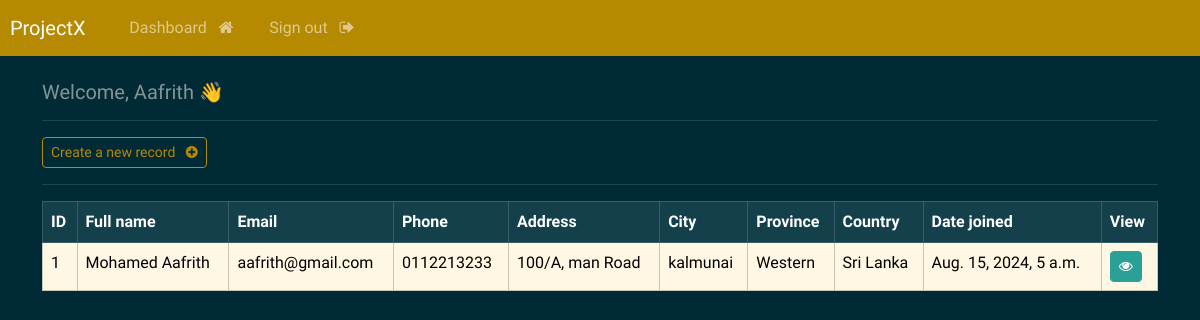
The app's page /dashboard (signed in), older data.
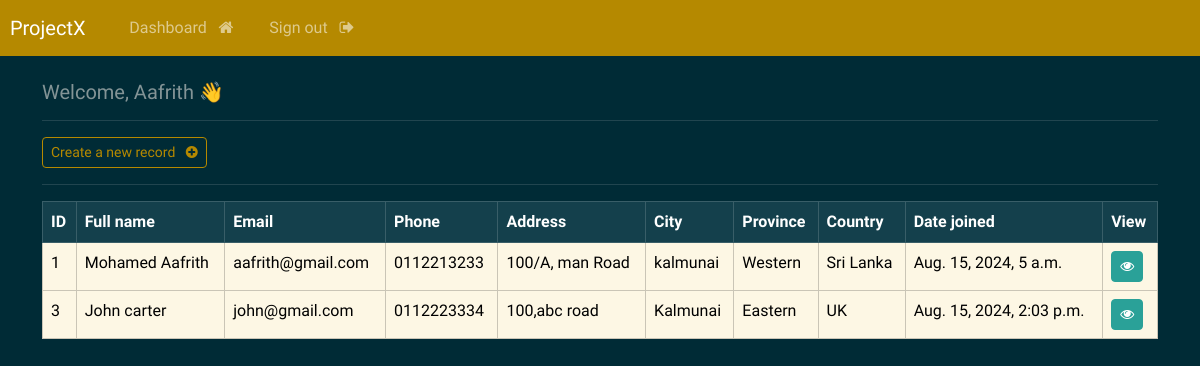
The same page, newer data.
### webapp/models.py (models this page shows, shortened)
class Record(models.Model):
    creation_date = models.DateTimeField(auto_now_add=True)
    first_name = models.CharField(max_length=100)
    last_name = models.CharField(max_length=100)
    email = models.CharField(max_length=255)
    phone = models.CharField(max_length=20)
    address = models.CharField(max_length=300)
    city = models.CharField(max_length=255)
    province = models.CharField(max_length=200)
    country = models.CharField(max_length=125)

### webapp/views.py (the view)
# urls.py: path('dashboard', views.dashboard, name='dashboard'),
@login_required(login_url='my-login')
def dashboard(request):
    my_records = Record.objects.all()
    context = {'records': my_records}
    return render(request, 'webapp/dashboard.html', context=context)

### webapp/templates/webapp/dashboard.html
{% extends 'webapp/base.html' %}
{% block content %}
    <h5>Welcome, {{user}} 👋</h5>
    <hr>
    <a class="btn btn-outline-primary btn-sm" href="{% url 'create-record' %}">Create a new record &nbsp; <i class="fa fa-plus-circle" aria-hidden="true"></i></a>
    <hr>
    <table class="table table-hover table-bordered">
        <thead class="table-dark">
            <tr>
                <th scope="col">ID</th>
                <th scope="col">Full name</th>
                <th scope="col">Email</th>
                <th scope="col">Phone</th>
                <th scope="col">Address</th>
                <th scope="col">City</th>
                <th scope="col">Province</th>
                <th scope="col">Country</th>
                <th scope="col">Date joined</th>
                <th scope="col">View</th>
            </tr>
        </thead>
        <tbody class="table-light">
        {% if records %}
            {% for record in records %}
            <tr>
                <td>{{record.id}}</td>
                <td>{{record.first_name}}  {{record.last_name}}</td>
                <td>{{record.email}}</td>
                <td>{{record.phone}}</td>
                <td>{{record.address}}</td>
                <td>{{record.city}}</td>
                <td>{{record.province}}</td>
                <td>{{record.country}}</td>
                <td>{{record.creation_date}}</td>
                <td><a class="btn btn-success btn-sm" href="{% url 'record' record.id %}"><i class="fa fa-eye" aria-hidden="true"></i></a></td>
            </tr>
            {% endfor %}
        {% endif %}
        </tbody>
    </table>
{% endblock %}

### webapp/templates/webapp/base.html (shortened to what this page needs)
{% load static %}
<!DOCTYPE html>
<html>
  <head>
    <link
      rel="stylesheet"
      type="text/css"
      href="https://bootswatch.com/5/solar/bootstrap.min.css"
    />
    <link
      rel="stylesheet"
      type="text/css"
      href="{% static 'css/styles.css' %}"
    />
    <link
      rel="stylesheet"
      href="https://cdnjs.cloudflare.com/ajax/libs/font-awesome/4.7.0/css/font-awesome.min.css"
    />
  </head>
  <body>
    {%include 'webapp/navbar.html'%}
    <div class="container">
      <br />
      {% block content %}
      {% endblock %}
    </div>
  </body>
</html>

### webapp/templates/webapp/navbar.html (shortened to what this page needs)
<nav class="navbar navbar-expand-lg navbar-dark bg-primary justify-content-center">
    <a class="navbar-brand main-heading" href="{% url '' %}">
      &nbsp; ProjectX
    </a>
      <div class="collapse navbar-collapse text-center" id="navbarNavDropdown">
        <ul class="navbar-nav mr-auto">
          {% if user.is_authenticated %}
            <li class="nav-item">
              <a class="nav-link" href="{% url 'dashboard' %}">Dashboard &nbsp; <i class="fa fa-home" aria-hidden="true"></i> </a>
            </li>
            <li class="nav-item">
              <a class="nav-link" href="{% url 'user-logout' %}">Sign out &nbsp; <i class="fa fa-sign-out" aria-hidden="true"></i> </a>
            </li>
        </ul>
        {% endif %}
      </div>
  </nav>

Row changes from the older to the newer data that the page shows:
added Record: id "3", first_name "John", last_name "carter", email "john@gmail.com", phone "0112223334", address "100,abc road", city "Kalmunai", province "Eastern", country "UK", creation_date "Aug. 15, 2024, 2:03 p.m."
